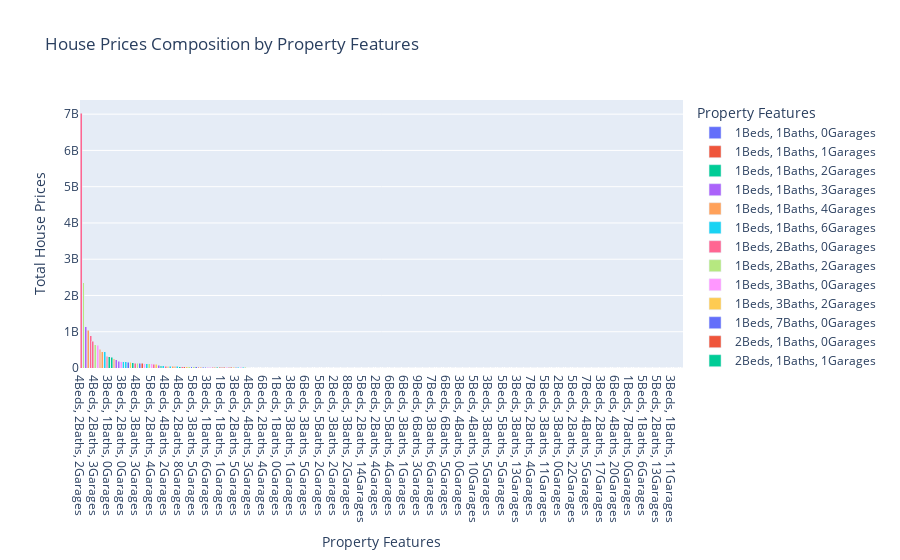

The cell this chart's notebook holds for it:
### Code cell
# Create a new column to combine bedrooms, bathrooms, and garages as a string for the x-axis
grouped_data['property_features'] = grouped_data['bedroom'].astype(str) + 'Beds, ' + \
                                    grouped_data['bathroom'].astype(str) + 'Baths, ' + \
                                    grouped_data['garage'].astype(str) + 'Garages'

# Plot the stacked bar chart
fig = px.bar(grouped_data, x='property_features', y='price', title='House Prices Composition by Property Features',
             labels={'property_features': 'Property Features', 'price': 'Total House Prices'},
             color='property_features')

# Update layout to show bars stacked
fig.update_layout(barmode='stack', xaxis={'categoryorder': 'total descending'})

# Show the plot
fig.show()
fig.write_html('first_figure.html', auto_open=True)
